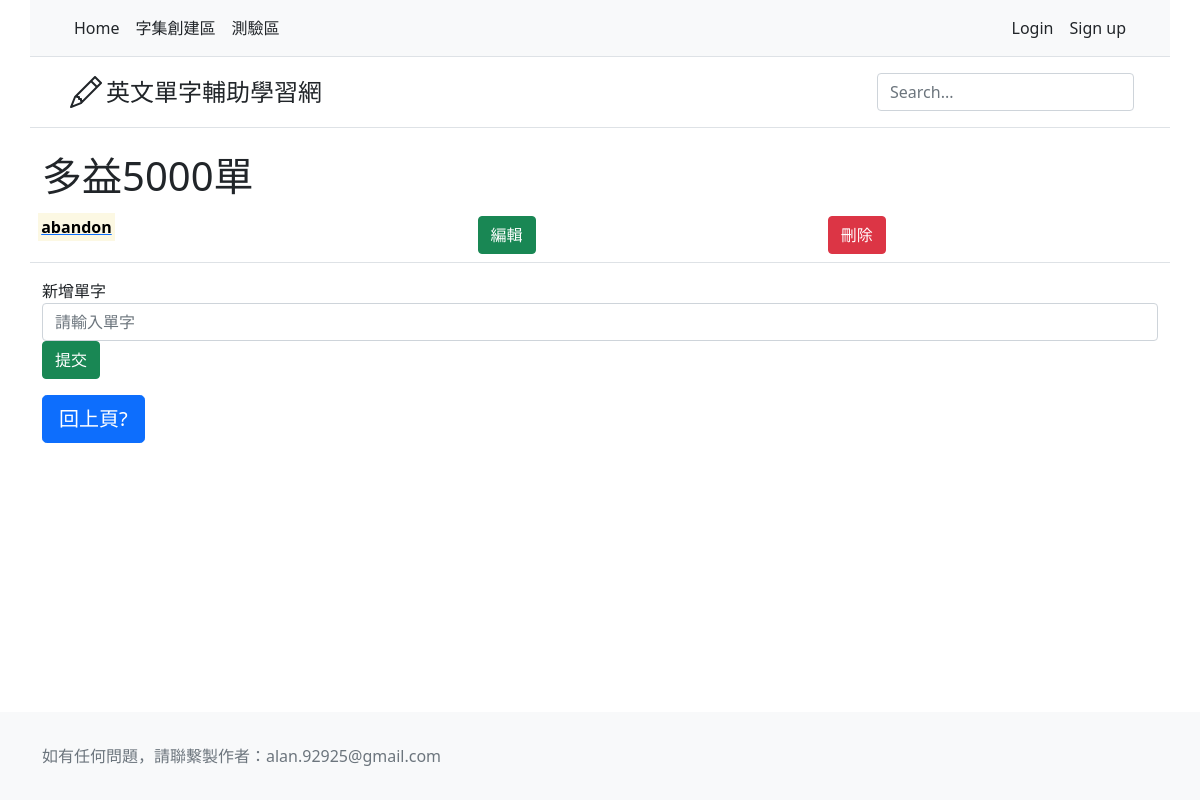
/words/WordEditor/voc/51/, run on an earlier commit of the app's database.
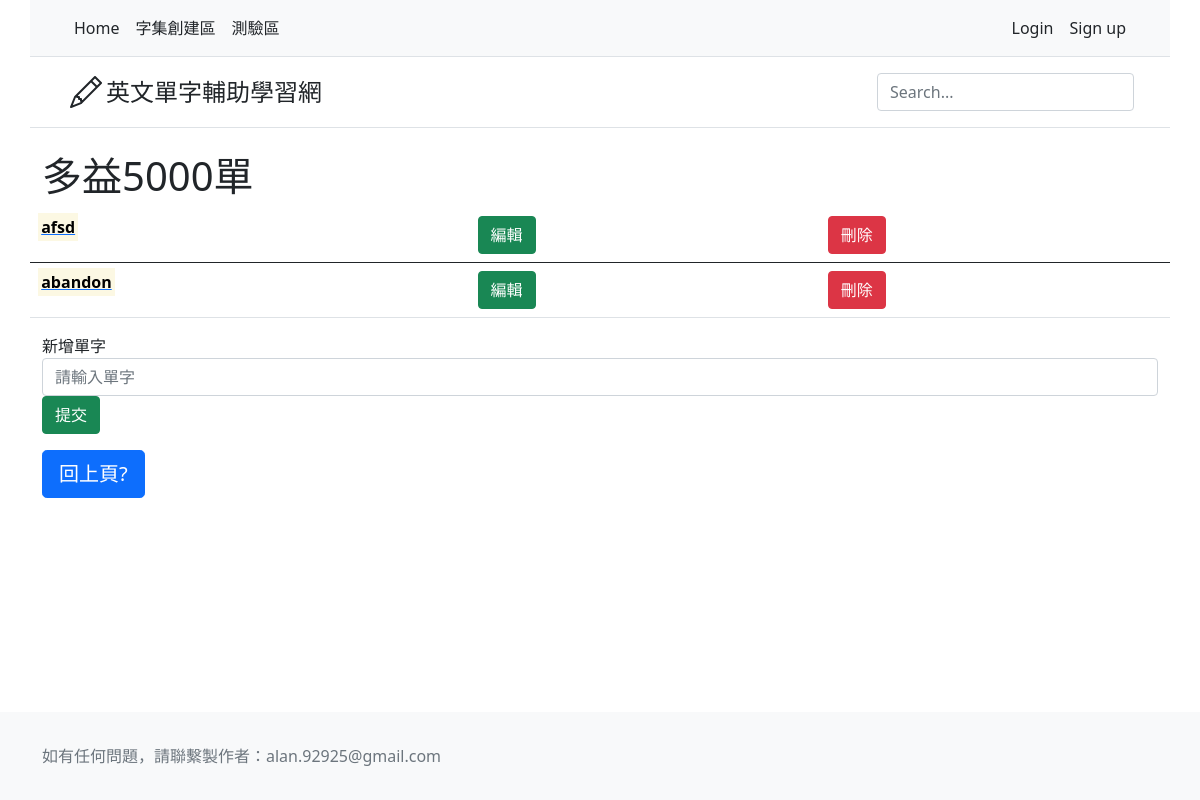
And on a later commit of the database.
### words/models.py (models this page shows, shortened)
class Vocabulary(models.Model):
    character_set = models.ForeignKey(CharacterSet, on_delete=models.CASCADE)
    english = models.CharField(max_length = 50)

### words/views.py (the view)
# urls.py: path('WordEditor/voc/<int:set_id>/', views.VocabularyEditor, name='VocabularyEditor'),
def VocabularyEditor(request, set_id):
    object = get_object_or_404(CharacterSet, pk=set_id)
    Vocabulary_list = object.vocabulary_set.order_by('-pk')
    form = VocabularySetModelForm()
    context = {
        'Vocabulary_list': Vocabulary_list,
        'title': object.set_name,
        'Set_id': object.pk,
        'form': form
    }
    return render(request, 'words/VocabularyEditor.html', context)

### words/forms.py
class VocabularySetModelForm(forms.ModelForm):
    class Meta:
        model = Vocabulary
        exclude = ['character_set']
        widgets = {
            'english': forms.TextInput(attrs={'class': 'form-control', 'placeholder': '請輸入單字'})
        }
        labels = {
            'english': '新增單字'
        }

### words/templates/words/VocabularyEditor.html (shortened to what this page needs)
{% extends 'base.html' %}
{% block reference %}
    {% load static %}
{% endblock %}
{% block headmessage %}
<h1>{{title}}</h1>
{% endblock %}
{% block content %}
    {% if Vocabulary_list %}
        <table class = "table">
            {% for Vocabulary in Vocabulary_list %}
                <tbody>
                    <tr>
                        <td><a href="{% url 'words:MeaningEditor' Vocabulary.pk %}"><strong><mark>{{Vocabulary.english}}</mark></strong></a></td>
                        <td id = "{{ Vocabulary.pk }}"><button type = "button" class = "btn btn-success" onclick="editVoc(this);">編輯</button></td>
                        <td id = "{{ Vocabulary.pk }}"><button type = "button" class = "btn btn-danger" onclick="delVoc(this);">刪除</button></td>
                    </tr>
                </tbody>
            {% endfor %}
        </table>
    {% else %}
        <h5>No Vocabulary are available.</h5>
    {% endif %}
    <form class = "form-inline" action="{% url 'words:AddVoc'%}" method="POST">
        <div class = "form-group">
            <label>{{ form.english.label }}</label>
            {{ form.english }}
        </div>
        <div class = "form-group">
            <button type="submit" class = "btn btn-success">提交</button>
        </div>
    </form>
    <p>
    <input type = "button" class = "btn btn-lg btn-primary" value="回上頁?" onclick="location.href='{% url 'words:CharacterSetEditor' %}'">
{% endblock %}

What changed in the data, as far as the page shows it:
added Vocabulary: english "afsd"
